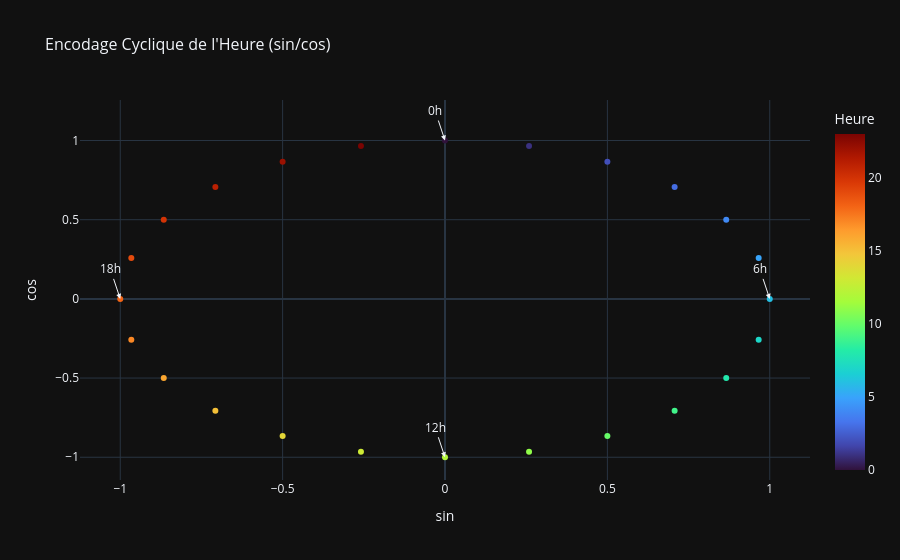

Here is the notebook cell this chart was saved with:
### Markdown cell above
## Encodage cyclique sin/cos de l’heure

Le nuage \((\sin, \cos)\) forme un **cercle** : 0h et 23h sont proches dans l’espace des features.

### Code cell
hours = pd.Series(range(24))
sin_h, cos_h = encode_cyclic(hours, 24)

fig = px.scatter(
    x=sin_h,
    y=cos_h,
    color=hours,
    color_continuous_scale="Turbo",
    title="Encodage Cyclique de l'Heure (sin/cos)",
    labels={"x": "sin", "y": "cos", "color": "Heure"},
)
for h, label in [(0, "0h"), (6, "6h"), (12, "12h"), (18, "18h")]:
    fig.add_annotation(x=float(sin_h.iloc[h]), y=float(cos_h.iloc[h]), text=label, showarrow=True, arrowhead=2)
style_plotly(fig)
fig.show()

### Figure 1 — Plotly figure (JSON) as saved in the notebook; plotly's stock layout.template omitted (floating-point values rounded to 4 significant figures)
{"data": [{"hovertemplate": "sin=%{x}<br>cos=%{y}<br>Heure=%{marker.color}<extra></extra>", "legendgroup": "", "marker": {"color": [0, 1, 2, 3, 4, 5, 6, 7, 8, 9, 10, 11, 12, 13, 14, 15, 16, 17, 18, 19, 20, 21, 22, 23], "coloraxis": "coloraxis", "symbol": "circle"}, "mode": "markers", "name": "", "orientation": "v", "showlegend": false, "type": "scatter", "x": [0.0, 0.2588, 0.5, 0.7071, 0.866, 0.9659, 1.0, 0.9659, 0.866, 0.7071, 0.5, 0.2588, 1.225e-16, -0.2588, -0.5, -0.7071, -0.866, -0.9659, -1.0, -0.9659, -0.866, -0.7071, -0.5, -0.2588], "xaxis": "x", "y": [1.0, 0.9659, 0.866, 0.7071, 0.5, 0.2588, 6.123e-17, -0.2588, -0.5, -0.7071, -0.866, -0.9659, -1.0, -0.9659, -0.866, -0.7071, -0.5, -0.2588, -1.837e-16, 0.2588, 0.5, 0.7071, 0.866, 0.9659], "yaxis": "y"}], "layout": {"annotations": [{"arrowhead": 2, "showarrow": true, "text": "0h", "x": 0.0, "y": 1.0}, {"arrowhead": 2, "showarrow": true, "text": "6h", "x": 1.0, "y": 6.123e-17}, {"arrowhead": 2, "showarrow": true, "text": "12h", "x": 1.225e-16, "y": -1.0}, {"arrowhead": 2, "showarrow": true, "text": "18h", "x": -1.0, "y": -1.837e-16}], "coloraxis": {"colorbar": {"title": {"text": "Heure"}}, "colorscale": [[0.0, "#30123b"], [0.07143, "#4145ab"], [0.1429, "#4675ed"], [0.2143, "#39a2fc"], [0.2857, "#1bcfd4"], [0.3571, "#24eca6"], [0.4286, "#61fc6c"], [0.5, "#a4fc3b"], [0.5714, "#d1e834"], [0.6429, "#f3c63a"], [0.7143, "#fe9b2d"], [0.7857, "#f36315"], [0.8571, "#d93806"], [0.9286, "#b11901"], [1.0, "#7a0402"]]}, "legend": {"tracegroupgap": 0}, "title": {"font": {"size": 16}, "text": "Encodage Cyclique de l'Heure (sin/cos)"}, "xaxis": {"anchor": "y", "domain": [0.0, 1.0], "title": {"text": "sin"}}, "yaxis": {"anchor": "x", "domain": [0.0, 1.0], "title": {"text": "cos"}}}}
